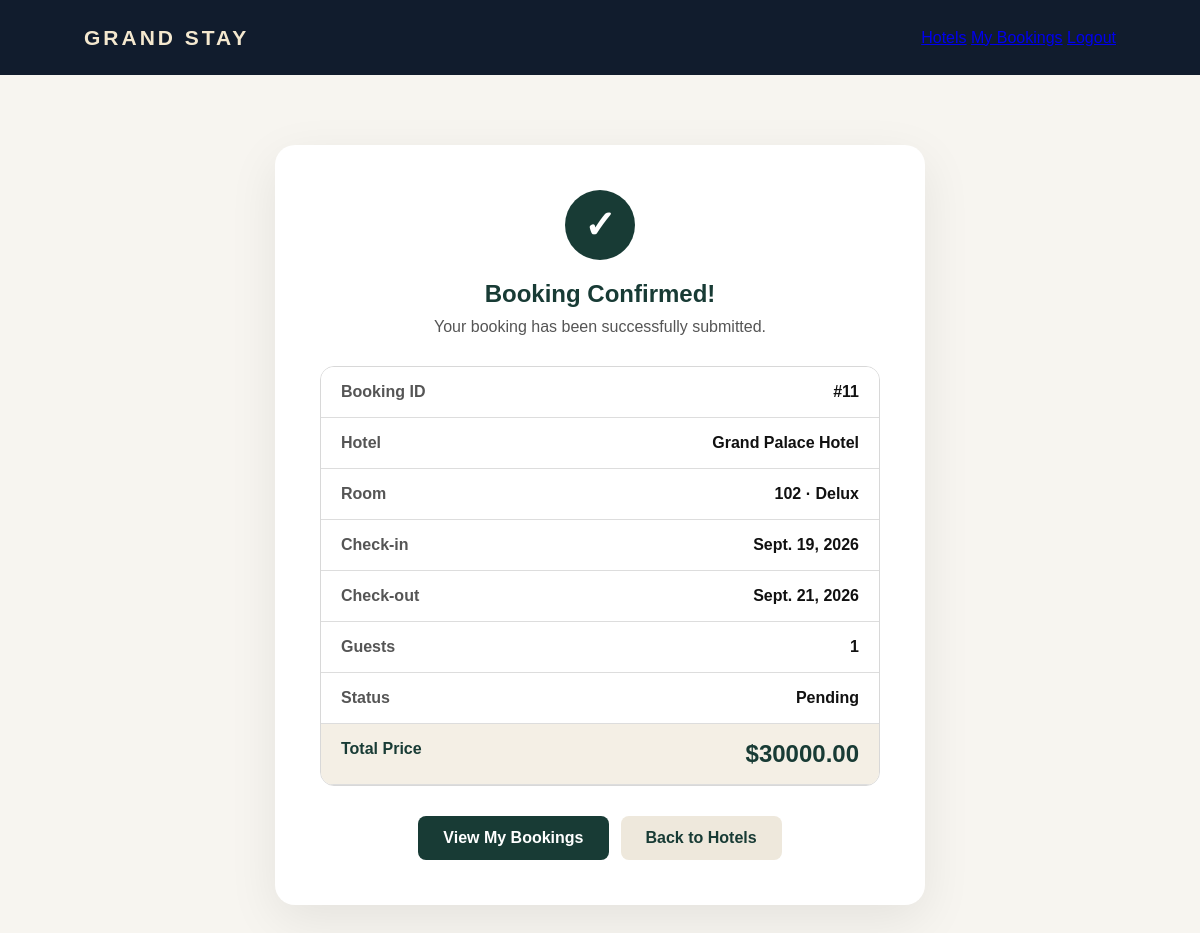
The page /booking/success/ (signed in) on the database its author committed.
### booking/models.py (models this page shows, shortened)
class Booking(models.Model):
    STATUS_CHOICES = [('Pending', 'Pending'), ('Confirmed', 'COnfirmed'),('Cancelled', 'Cancelled'),]
    user = models.ForeignKey(User, on_delete=models.CASCADE)
    room = models.ForeignKey(Room, on_delete=models.CASCADE)
    check_in = models.DateField()
    check_out = models.DateField()
    guests = models.PositiveIntegerField()
    total_price = models.DecimalField(
    max_digits=10,
    decimal_places=2,
    default=0)
    status = models.CharField(max_length=20,choices=STATUS_CHOICES, default='Pending')
    created_at = models.DateTimeField(auto_now_add=True )

class Room(models.Model):
    ROOM_TYPES = [
        ('Single', 'Single Room'),
        ('Double', 'DOuble Room'),
        ('Delux', 'Delux Room'),
        ('Suite', ' Suite'),
    ]
    hotel =models.ForeignKey(Hotel, on_delete=models.CASCADE,related_name='rooms')
    room_number = models.CharField(max_length=20)
    room_type = models.CharField(max_length=20,choices=ROOM_TYPES)
    price = models.DecimalField(max_digits=10, decimal_places=2)
    capacity = models.PositiveIntegerField()
    image = models.ImageField(upload_to='rooms/', blank=True, null=True)

class Hotel(models.Model):
    name = models.CharField(max_length=200)
    location = models.CharField(max_length=200)
    description = models.TextField()
    image = models.ImageField(upload_to='hotels/', blank=True, null=True)

### booking/views.py (the view)
def booking_success(request):
    booking = Booking.objects.filter(
        user=request.user
    ).order_by("-created_at").first()
    return render(
        request,
        "booking_success.html",
        {
            "booking": booking
        }
    )

### booking/templates/booking_success.html (shortened to what this page needs)
{% load static %}
<!DOCTYPE html>
<html lang="en">
<head>
    <link rel="stylesheet"
          href="{% static 'booking/css/style.css' %}">
</head>
<body>
<nav class="navbar">
    <div class="logo">GRAND STAY</div>
    <div class="nav-links">
        <a href="{% url 'home' %}">Hotels</a>
        <a href="{% url 'my_bookings' %}">My Bookings</a>
        <a href="{% url 'logout' %}">Logout</a>
    </div>
</nav>
<section class="success-page">
    <div class="success-card">
        <div class="success-icon">
            ✓
        </div>
        <h1>Booking Confirmed!</h1>
        <p class="success-message">
            Your booking has been successfully submitted.
        </p>
        {% if booking %}
        <div class="booking-summary">
            <div class="summary-row">
                <span>Booking ID</span>
                <strong>#{{ booking.id }}</strong>
            </div>
            <div class="summary-row">
                <span>Hotel</span>
                <strong>{{ booking.room.hotel.name }}</strong>
            </div>
            <div class="summary-row">
                <span>Room</span>
                <strong>
                    {{ booking.room.room_number }}
                    · {{ booking.room.room_type }}
                </strong>
            </div>
            <div class="summary-row">
                <span>Check-in</span>
                <strong>{{ booking.check_in }}</strong>
            </div>
            <div class="summary-row">
                <span>Check-out</span>
                <strong>{{ booking.check_out }}</strong>
            </div>
            <div class="summary-row">
                <span>Guests</span>
                <strong>{{ booking.guests }}</strong>
            </div>
            <div class="summary-row">
                <span>Status</span>
                <strong class="status-pending">
                    {{ booking.status }}
                </strong>
            </div>
            <div class="summary-row total-price">
                <span>Total Price</span>
                <strong>
                    ${{ booking.total_price }}
                </strong>
            </div>
        </div>
        {% endif %}
        <div class="success-actions">
            <a href="{% url 'my_bookings' %}"
               class="primary-btn">
                View My Bookings
            </a>
            <a href="{% url 'home' %}"
               class="secondary-btn">
                Back to Hotels
            </a>
        </div>
    </div>
</section>
</body>
</html>

### booking/static/booking/css/style.css (style rules this page uses)
* { margin: 0; padding: 0; box-sizing: border-box; }
body { font-family: Arial, sans-serif; background: #f7f5f0; color: #17202a; }
.navbar { height: 75px; padding: 0 7%; display: flex; align-items: center; justify-content: space-between; background: #111c2d; }
.logo { color: #f4e8cf; text-decoration: none; font-size: 21px; font-weight: bold; letter-spacing: 3px; }
.booking-summary { background: #111c2d; color: white; }
.success-page { min-height: calc(100vh - 75px); display: flex; justify-content: center; align-items: center; padding: 70px 20px; }
.success-card { width: 100%; max-width: 650px; background: #fff; border-radius: 20px; padding: 45px; text-align: center; box-shadow: 0 15px 50px rgba(0, 0, 0, 0.08); }
.success-icon { width: 70px; height: 70px; margin: 0 auto 20px; border-radius: 50%; background: #183b35; color: #fff; display: flex; align-items: center; justify-content: center; font-size: 38px; font-weight: bold; }
.success-card h1 { margin-bottom: 10px; color: #183b35; }
.success-message { color: #777; margin-bottom: 30px; }
.booking-summary { border: 1px solid #eee; border-radius: 14px; overflow: hidden; text-align: left; margin-bottom: 30px; }
.summary-row { display: flex; justify-content: space-between; gap: 20px; padding: 16px 20px; border-bottom: 1px solid #eee; }
.summary-row:last-child { border-bottom: none; }
.summary-row span { color: #777; }
.summary-row strong { color: #222; text-align: right; }
.status-pending { color: #b07a00 !important; }
.success-actions { display: flex; justify-content: center; gap: 12px; flex-wrap: wrap; }
.primary-btn, .secondary-btn { display: inline-block; padding: 13px 25px; border-radius: 8px; text-decoration: none; font-weight: 600; }
.primary-btn { background: #183b35; color: white; }
.secondary-btn { background: #eee8dc; color: #183b35; }
.summary-row.total-price { background: #f4efe5; }
.summary-row.total-price span { color: #183b35; font-weight: 700; }
.summary-row.total-price strong { color: #183b35 !important; font-size: 22px; font-weight: 800; }
.success-card { background: #ffffff !important; color: #222222 !important; }
.success-card h1 { color: #183b35 !important; font-weight: 800; }
.success-message { color: #555555 !important; }
.booking-summary { background: #ffffff !important; border: 1px solid #d8d8d8 !important; }
.summary-row { background: #ffffff !important; color: #222222 !important; border-bottom: 1px solid #dddddd !important; }
.summary-row span { color: #555555 !important; font-weight: 600; }
.summary-row strong { color: #111111 !important; font-weight: 800; }
.summary-row.total-price { background: #f4efe5 !important; }
.summary-row.total-price span { color: #183b35 !important; font-weight: 800; }
.summary-row.total-price strong { color: #183b35 !important; font-size: 24px; font-weight: 900; }
.status-pending { color: #a06400 !important; font-weight: 800 !important; }
.primary-btn { background: #183b35 !important; color: #ffffff !important; }
.secondary-btn { background: #eee8dc !important; color: #183b35 !important; font-weight: 700; }
.success-icon { background: #183b35 !important; color: #ffffff !important; }

### rows shown on the page
Booking: id "11", room.hotel.name "Grand Palace Hotel", room.room_number "102", room.room_type "Delux", check_in "Sept. 19, 2026", check_out "Sept. 21, 2026", guests "1", status "Pending", total_price "30000.00"
